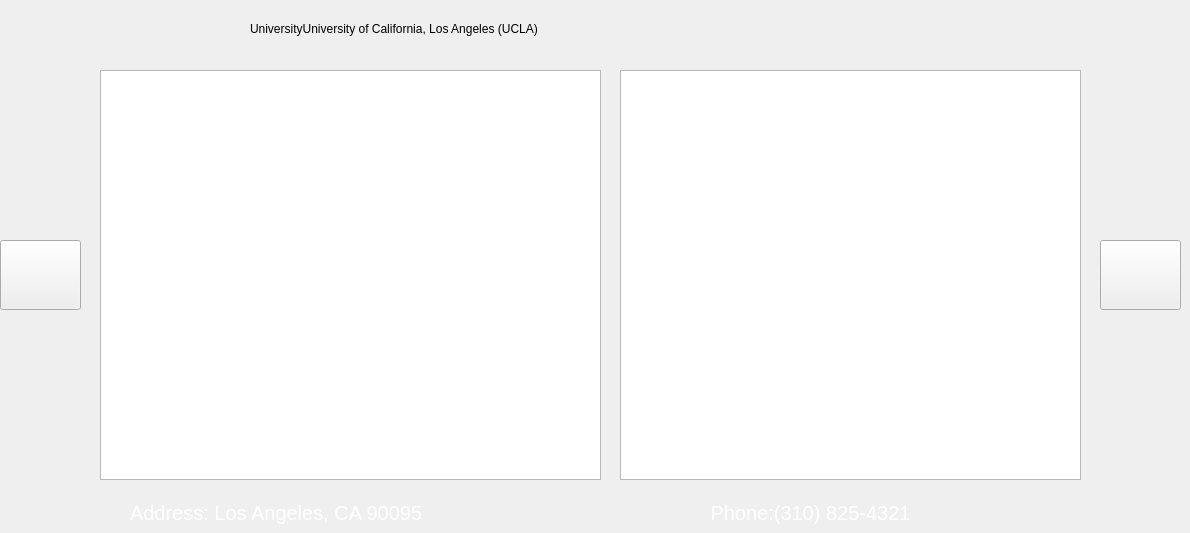
    <widget class="QWidget" name="page_11">
     <widget class="QPushButton" name="backPage_9">
      <property name="geometry">
       <rect>
        <x>0</x>
        <y>240</y>
        <width>81</width>
        <height>70</height>
       </rect>
      </property>
      <property name="styleSheet">
       <string notr="true">QPushButton {
	background-image: url('res/back-xx.png');
	background-size: 10px;    
    background-repeat: no-repeat;
    background-position: center center;
}</string>
      </property>
      <property name="text">
       <string/>
      </property>
     </widget>
     <widget class="QGraphicsView" name="ucla_map">
      <property name="geometry">
       <rect>
        <x>620</x>
        <y>70</y>
        <width>461</width>
        <height>410</height>
       </rect>
      </property>
      <property name="styleSheet">
       <string notr="true">QGraphicsView {
	background-image: url(&quot;res/ucla_map.gif&quot;);
    background-repeat: no-repeat;
    background-position: center center;
    width: 100%;
	height: 100%;
}
</string>
      </property>
     </widget>
     <widget class="QPushButton" name="nextPage_11">
      <property name="geometry">
       <rect>
        <x>1100</x>
        <y>240</y>
        <width>81</width>
        <height>70</height>
       </rect>
      </property>
      <property name="styleSheet">
       <string notr="true">QPushButton {
	background-image: url('res/next-xx.png');
	background-size: 10px;    
    background-repeat: no-repeat;
    background-position: center center;
}</string>
      </property>
      <property name="text">
       <string/>
      </property>
     </widget>
     <widget class="QLabel" name="ucla_title">
      <property name="geometry">
       <rect>
        <x>250</x>
        <y>11</y>
        <width>731</width>
        <height>35</height>
       </rect>
      </property>
      <property name="text">
       <string>UniversityUniversity of California, Los Angeles (UCLA)</string>
      </property>
     </widget>
     <widget class="QLabel" name="ucla_address">
      <property name="geometry">
       <rect>
        <x>130</x>
        <y>501</y>
        <width>881</width>
        <height>23</height>
       </rect>
      </property>
      <property name="styleSheet">
       <string notr="true">QLabel {
	color: white;
	font-size: 20px;
}</string>
      </property>
      <property name="text">
       <string>Address: Los Angeles, CA 90095                                                    Phone:(310) 825-4321</string>
      </property>
     </widget>
     <widget class="QGraphicsView" name="ucla_campus">
      <property name="geometry">
       <rect>
        <x>100</x>
        <y>70</y>
        <width>501</width>
        <height>410</height>
       </rect>
      </property>
      <property name="styleSheet">
       <string notr="true">QGraphicsView {
	background-image: url(&quot;res/ucla.jpg&quot;);
    background-repeat: no-repeat;
    background-position: center center;
    width: 100%;
	height: 100%;
}
</string>
      </property>
     </widget>
    </widget>
